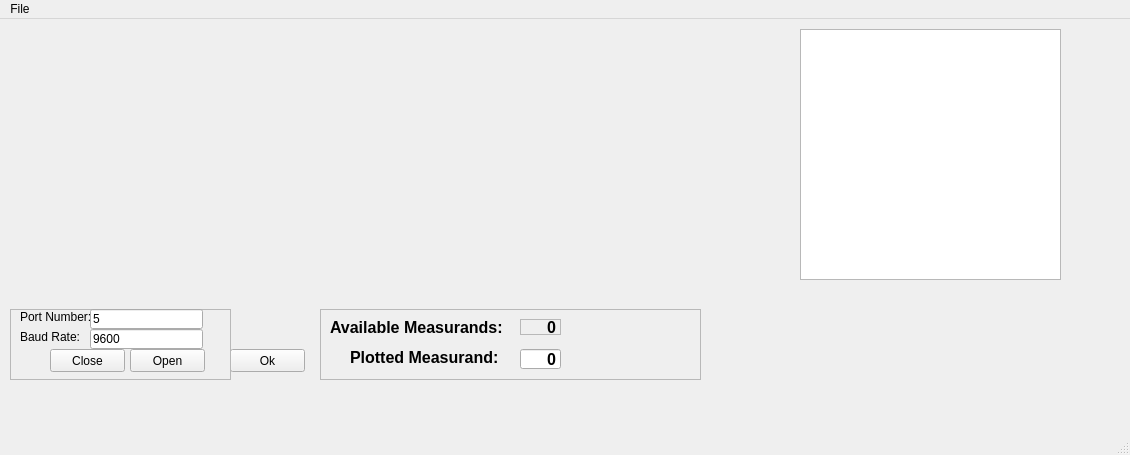
<?xml version="1.0" encoding="UTF-8"?>
<ui version="4.0">
 <class>MainWindow2</class>
 <widget class="QMainWindow" name="MainWindow2">
  <property name="geometry">
   <rect>
    <x>0</x>
    <y>0</y>
    <width>1130</width>
    <height>455</height>
   </rect>
  </property>
  <property name="windowTitle">
   <string>MainWindow</string>
  </property>
  <widget class="QWidget" name="centralwidget">
   <widget class="QPushButton" name="okButton">
    <property name="geometry">
     <rect>
      <x>230</x>
      <y>330</y>
      <width>75</width>
      <height>23</height>
     </rect>
    </property>
    <property name="text">
     <string>Ok</string>
    </property>
   </widget>
   <widget class="QwtPlot" name="qwtPlot">
    <property name="geometry">
     <rect>
      <x>10</x>
      <y>10</y>
      <width>781</width>
      <height>271</height>
     </rect>
    </property>
   </widget>
   <widget class="QFrame" name="frameComSettings">
    <property name="geometry">
     <rect>
      <x>10</x>
      <y>290</y>
      <width>221</width>
      <height>71</height>
     </rect>
    </property>
    <property name="frameShape">
     <enum>QFrame::StyledPanel</enum>
    </property>
    <property name="frameShadow">
     <enum>QFrame::Raised</enum>
    </property>
    <widget class="QLineEdit" name="lineEditPortNumber">
     <property name="geometry">
      <rect>
       <x>80</x>
       <y>0</y>
       <width>113</width>
       <height>20</height>
      </rect>
     </property>
     <property name="text">
      <string>5</string>
     </property>
    </widget>
    <widget class="QLineEdit" name="lineEditPortSpeed">
     <property name="geometry">
      <rect>
       <x>80</x>
       <y>20</y>
       <width>113</width>
       <height>20</height>
      </rect>
     </property>
     <property name="text">
      <string>9600</string>
     </property>
    </widget>
    <widget class="QLabel" name="label">
     <property name="geometry">
      <rect>
       <x>10</x>
       <y>0</y>
       <width>71</width>
       <height>16</height>
      </rect>
     </property>
     <property name="text">
      <string>Port Number:</string>
     </property>
    </widget>
    <widget class="QLabel" name="label_2">
     <property name="geometry">
      <rect>
       <x>10</x>
       <y>20</y>
       <width>71</width>
       <height>16</height>
      </rect>
     </property>
     <property name="text">
      <string>Baud Rate:</string>
     </property>
    </widget>
    <widget class="QPushButton" name="OpenCom">
     <property name="geometry">
      <rect>
       <x>120</x>
       <y>40</y>
       <width>75</width>
       <height>23</height>
      </rect>
     </property>
     <property name="text">
      <string>Open</string>
     </property>
    </widget>
    <widget class="QPushButton" name="CloseCom">
     <property name="geometry">
      <rect>
       <x>40</x>
       <y>40</y>
       <width>75</width>
       <height>23</height>
      </rect>
     </property>
     <property name="text">
      <string>Close</string>
     </property>
    </widget>
   </widget>
   <widget class="QFrame" name="frameDataSettings">
    <property name="geometry">
     <rect>
      <x>320</x>
      <y>290</y>
      <width>381</width>
      <height>71</height>
     </rect>
    </property>
    <property name="frameShape">
     <enum>QFrame::StyledPanel</enum>
    </property>
    <property name="frameShadow">
     <enum>QFrame::Raised</enum>
    </property>
    <widget class="QLabel" name="label_3">
     <property name="geometry">
      <rect>
       <x>10</x>
       <y>10</y>
       <width>191</width>
       <height>16</height>
      </rect>
     </property>
     <property name="font">
      <font>
       <pointsize>12</pointsize>
       <weight>75</weight>
       <bold>true</bold>
      </font>
     </property>
     <property name="text">
      <string>Available Measurands:</string>
     </property>
    </widget>
    <widget class="QLabel" name="label_4">
     <property name="geometry">
      <rect>
       <x>200</x>
       <y>10</y>
       <width>41</width>
       <height>16</height>
      </rect>
     </property>
     <property name="font">
      <font>
       <pointsize>12</pointsize>
       <weight>75</weight>
       <bold>true</bold>
      </font>
     </property>
     <property name="layoutDirection">
      <enum>Qt::LeftToRight</enum>
     </property>
     <property name="frameShape">
      <enum>QFrame::StyledPanel</enum>
     </property>
     <property name="text">
      <string>0</string>
     </property>
     <property name="alignment">
      <set>Qt::AlignRight|Qt::AlignTrailing|Qt::AlignVCenter</set>
     </property>
    </widget>
    <widget class="QLabel" name="label_5">
     <property name="geometry">
      <rect>
       <x>30</x>
       <y>40</y>
       <width>161</width>
       <height>16</height>
      </rect>
     </property>
     <property name="font">
      <font>
       <pointsize>12</pointsize>
       <weight>75</weight>
       <bold>true</bold>
      </font>
     </property>
     <property name="text">
      <string>Plotted Measurand:</string>
     </property>
    </widget>
    <widget class="QLineEdit" name="SelectedMeasurand">
     <property name="geometry">
      <rect>
       <x>200</x>
       <y>40</y>
       <width>41</width>
       <height>20</height>
      </rect>
     </property>
     <property name="font">
      <font>
       <pointsize>12</pointsize>
       <weight>75</weight>
       <bold>true</bold>
      </font>
     </property>
     <property name="text">
      <string>0</string>
     </property>
     <property name="frame">
      <bool>true</bool>
     </property>
     <property name="alignment">
      <set>Qt::AlignRight|Qt::AlignTrailing|Qt::AlignVCenter</set>
     </property>
    </widget>
   </widget>
   <widget class="QListWidget" name="measurandList">
    <property name="geometry">
     <rect>
      <x>800</x>
      <y>10</y>
      <width>261</width>
      <height>251</height>
     </rect>
    </property>
   </widget>
  </widget>
  <widget class="QMenuBar" name="menubar">
   <property name="geometry">
    <rect>
     <x>0</x>
     <y>0</y>
     <width>1130</width>
     <height>21</height>
    </rect>
   </property>
   <widget class="QMenu" name="menuFile">
    <property name="title">
     <string>File</string>
    </property>
   </widget>
   <addaction name="menuFile"/>
  </widget>
  <widget class="QStatusBar" name="statusbar"/>
 </widget>
 <customwidgets>
  <customwidget>
   <class>QwtPlot</class>
   <extends>QFrame</extends>
   <header>qwt_plot.h</header>
  </customwidget>
 </customwidgets>
 <resources/>
 <connections/>
</ui>
